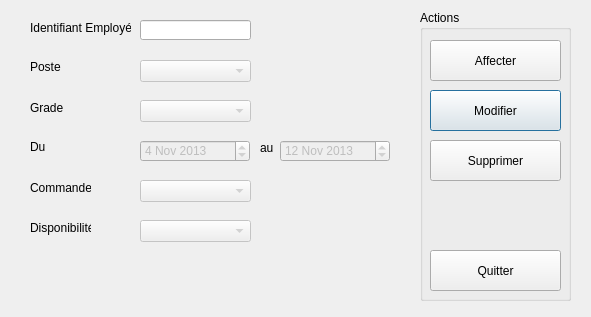
<?xml version="1.0" encoding="UTF-8"?>
<ui version="4.0">
 <class>Femployes</class>
 <widget class="QDialog" name="Femployes">
  <property name="geometry">
   <rect>
    <x>0</x>
    <y>0</y>
    <width>591</width>
    <height>317</height>
   </rect>
  </property>
  <property name="windowTitle">
   <string>Affectation d'employés</string>
  </property>
  <property name="windowIcon">
   <iconset resource="rssources.qrc">
    <normaloff>:/images/logo_erp.png</normaloff>:/images/logo_erp.png</iconset>
  </property>
  <widget class="QLabel" name="label_3">
   <property name="geometry">
    <rect>
     <x>30</x>
     <y>100</y>
     <width>41</width>
     <height>16</height>
    </rect>
   </property>
   <property name="text">
    <string>Grade</string>
   </property>
  </widget>
  <widget class="QLabel" name="label_2">
   <property name="geometry">
    <rect>
     <x>30</x>
     <y>60</y>
     <width>46</width>
     <height>13</height>
    </rect>
   </property>
   <property name="text">
    <string>Poste</string>
   </property>
  </widget>
  <widget class="QLabel" name="label_5">
   <property name="geometry">
    <rect>
     <x>30</x>
     <y>140</y>
     <width>46</width>
     <height>13</height>
    </rect>
   </property>
   <property name="text">
    <string>Du</string>
   </property>
  </widget>
  <widget class="QLabel" name="label_6">
   <property name="geometry">
    <rect>
     <x>260</x>
     <y>140</y>
     <width>16</width>
     <height>16</height>
    </rect>
   </property>
   <property name="text">
    <string>au</string>
   </property>
  </widget>
  <widget class="QGroupBox" name="groupBox">
   <property name="geometry">
    <rect>
     <x>420</x>
     <y>10</y>
     <width>151</width>
     <height>291</height>
    </rect>
   </property>
   <property name="title">
    <string>Actions</string>
   </property>
   <widget class="QPushButton" name="but_modif">
    <property name="geometry">
     <rect>
      <x>10</x>
      <y>80</y>
      <width>131</width>
      <height>41</height>
     </rect>
    </property>
    <property name="text">
     <string>Modifier</string>
    </property>
   </widget>
   <widget class="QPushButton" name="but_delete">
    <property name="geometry">
     <rect>
      <x>10</x>
      <y>130</y>
      <width>131</width>
      <height>41</height>
     </rect>
    </property>
    <property name="text">
     <string>Supprimer</string>
    </property>
   </widget>
   <widget class="QPushButton" name="but_affecter">
    <property name="geometry">
     <rect>
      <x>10</x>
      <y>30</y>
      <width>131</width>
      <height>41</height>
     </rect>
    </property>
    <property name="text">
     <string>Affecter</string>
    </property>
   </widget>
   <widget class="QPushButton" name="but_quitter">
    <property name="geometry">
     <rect>
      <x>10</x>
      <y>240</y>
      <width>131</width>
      <height>41</height>
     </rect>
    </property>
    <property name="text">
     <string>Quitter</string>
    </property>
   </widget>
  </widget>
  <widget class="QLineEdit" name="id_employe_text">
   <property name="geometry">
    <rect>
     <x>140</x>
     <y>20</y>
     <width>111</width>
     <height>20</height>
    </rect>
   </property>
  </widget>
  <widget class="QDateEdit" name="date_debut">
   <property name="enabled">
    <bool>false</bool>
   </property>
   <property name="geometry">
    <rect>
     <x>140</x>
     <y>140</y>
     <width>110</width>
     <height>22</height>
    </rect>
   </property>
   <property name="dateTime">
    <datetime>
     <hour>0</hour>
     <minute>0</minute>
     <second>0</second>
     <year>2013</year>
     <month>11</month>
     <day>4</day>
    </datetime>
   </property>
  </widget>
  <widget class="QLabel" name="label">
   <property name="geometry">
    <rect>
     <x>30</x>
     <y>20</y>
     <width>101</width>
     <height>16</height>
    </rect>
   </property>
   <property name="text">
    <string>Identifiant Employé</string>
   </property>
  </widget>
  <widget class="QDateEdit" name="date_fin">
   <property name="enabled">
    <bool>false</bool>
   </property>
   <property name="geometry">
    <rect>
     <x>280</x>
     <y>140</y>
     <width>110</width>
     <height>22</height>
    </rect>
   </property>
   <property name="dateTime">
    <datetime>
     <hour>0</hour>
     <minute>0</minute>
     <second>0</second>
     <year>2013</year>
     <month>11</month>
     <day>12</day>
    </datetime>
   </property>
  </widget>
  <widget class="QLabel" name="label_4">
   <property name="geometry">
    <rect>
     <x>30</x>
     <y>220</y>
     <width>61</width>
     <height>16</height>
    </rect>
   </property>
   <property name="text">
    <string>Disponibilité</string>
   </property>
  </widget>
  <widget class="QComboBox" name="combo_poste">
   <property name="enabled">
    <bool>false</bool>
   </property>
   <property name="geometry">
    <rect>
     <x>140</x>
     <y>60</y>
     <width>111</width>
     <height>22</height>
    </rect>
   </property>
   <item>
    <property name="text">
     <string/>
    </property>
   </item>
   <item>
    <property name="text">
     <string>Chef Projet</string>
    </property>
   </item>
   <item>
    <property name="text">
     <string>Responsable</string>
    </property>
   </item>
   <item>
    <property name="text">
     <string>Agent de Production</string>
    </property>
   </item>
   <item>
    <property name="text">
     <string>Agent de Stock</string>
    </property>
   </item>
   <item>
    <property name="text">
     <string>Agent S.A.V</string>
    </property>
   </item>
  </widget>
  <widget class="QComboBox" name="combo_dispo">
   <property name="enabled">
    <bool>false</bool>
   </property>
   <property name="geometry">
    <rect>
     <x>140</x>
     <y>220</y>
     <width>111</width>
     <height>22</height>
    </rect>
   </property>
   <item>
    <property name="text">
     <string/>
    </property>
   </item>
   <item>
    <property name="text">
     <string>Disponible</string>
    </property>
   </item>
   <item>
    <property name="text">
     <string>On-Site</string>
    </property>
   </item>
   <item>
    <property name="text">
     <string>En congé</string>
    </property>
   </item>
  </widget>
  <widget class="QComboBox" name="combo_grade">
   <property name="enabled">
    <bool>false</bool>
   </property>
   <property name="geometry">
    <rect>
     <x>140</x>
     <y>100</y>
     <width>111</width>
     <height>22</height>
    </rect>
   </property>
   <item>
    <property name="text">
     <string/>
    </property>
   </item>
   <item>
    <property name="text">
     <string>Cadre</string>
    </property>
   </item>
   <item>
    <property name="text">
     <string>Salarié</string>
    </property>
   </item>
  </widget>
  <widget class="QComboBox" name="combo_commande">
   <property name="enabled">
    <bool>false</bool>
   </property>
   <property name="geometry">
    <rect>
     <x>140</x>
     <y>180</y>
     <width>111</width>
     <height>22</height>
    </rect>
   </property>
  </widget>
  <widget class="QLabel" name="label_7">
   <property name="geometry">
    <rect>
     <x>30</x>
     <y>180</y>
     <width>61</width>
     <height>16</height>
    </rect>
   </property>
   <property name="text">
    <string>Commande</string>
   </property>
  </widget>
 </widget>
 <resources>
  <include location="rssources.qrc"/>
 </resources>
 <connections>
  <connection>
   <sender>but_quitter</sender>
   <signal>clicked()</signal>
   <receiver>Femployes</receiver>
   <slot>close()</slot>
   <hints>
    <hint type="sourcelabel">
     <x>499</x>
     <y>336</y>
    </hint>
    <hint type="destinationlabel">
     <x>236</x>
     <y>314</y>
    </hint>
   </hints>
  </connection>
 </connections>
</ui>
